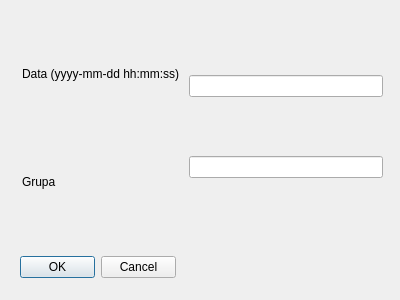
<?xml version="1.0" encoding="UTF-8"?>
<ui version="4.0">
 <class>sqlmodifyspotkanie</class>
 <widget class="QDialog" name="sqlmodifyspotkanie">
  <property name="geometry">
   <rect>
    <x>0</x>
    <y>0</y>
    <width>400</width>
    <height>300</height>
   </rect>
  </property>
  <property name="windowTitle">
   <string>Dialog</string>
  </property>
  <widget class="QDialogButtonBox" name="buttonBox">
   <property name="geometry">
    <rect>
     <x>20</x>
     <y>256</y>
     <width>156</width>
     <height>23</height>
    </rect>
   </property>
   <property name="orientation">
    <enum>Qt::Horizontal</enum>
   </property>
   <property name="standardButtons">
    <set>QDialogButtonBox::Cancel|QDialogButtonBox::Ok</set>
   </property>
  </widget>
  <widget class="QWidget" name="">
   <property name="geometry">
    <rect>
     <x>22</x>
     <y>22</y>
     <width>361</width>
     <height>211</height>
    </rect>
   </property>
   <layout class="QHBoxLayout" name="horizontalLayout">
    <item>
     <layout class="QVBoxLayout" name="verticalLayout_2">
      <item>
       <widget class="QLabel" name="label">
        <property name="lineWidth">
         <number>1</number>
        </property>
        <property name="text">
         <string>Data (yyyy-mm-dd hh:mm:ss) </string>
        </property>
       </widget>
      </item>
      <item>
       <widget class="QLabel" name="label_2">
        <property name="text">
         <string>Grupa</string>
        </property>
       </widget>
      </item>
     </layout>
    </item>
    <item>
     <layout class="QVBoxLayout" name="verticalLayout">
      <item>
       <widget class="QLineEdit" name="lineData"/>
      </item>
      <item>
       <widget class="QLineEdit" name="lineGrupa"/>
      </item>
     </layout>
    </item>
   </layout>
  </widget>
 </widget>
 <resources/>
 <connections>
  <connection>
   <sender>buttonBox</sender>
   <signal>accepted()</signal>
   <receiver>sqlmodifyspotkanie</receiver>
   <slot>accept()</slot>
   <hints>
    <hint type="sourcelabel">
     <x>248</x>
     <y>254</y>
    </hint>
    <hint type="destinationlabel">
     <x>157</x>
     <y>274</y>
    </hint>
   </hints>
  </connection>
  <connection>
   <sender>buttonBox</sender>
   <signal>rejected()</signal>
   <receiver>sqlmodifyspotkanie</receiver>
   <slot>reject()</slot>
   <hints>
    <hint type="sourcelabel">
     <x>316</x>
     <y>260</y>
    </hint>
    <hint type="destinationlabel">
     <x>286</x>
     <y>274</y>
    </hint>
   </hints>
  </connection>
 </connections>
</ui>
